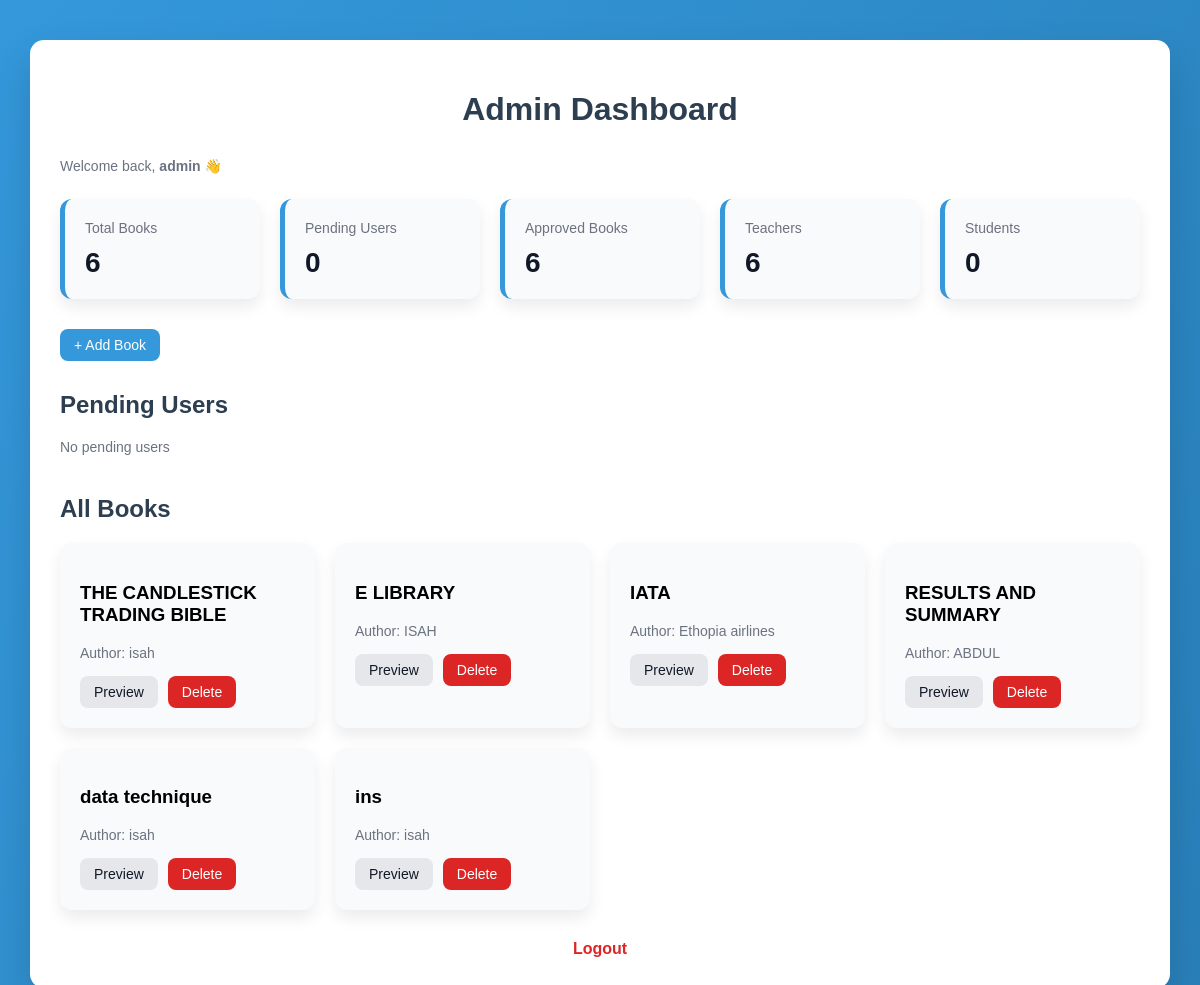
The page /admin (signed in) on the database its author committed.
### app.py (models this page shows)
class Book(db.Model):
    id = db.Column(db.Integer, primary_key=True)
    title = db.Column(db.String(200), nullable=False)
    author = db.Column(db.String(200), nullable=False)
    category = db.Column(db.String(100), nullable=False)
    filename = db.Column(db.String(200), nullable=False)
    approved = db.Column(db.Boolean, default=False)

### app.py (the view)
@app.route("/admin")
def admin_dashboard():
    if session.get("role") != "admin":
        return redirect(url_for("login"))
    users = User.query.filter(User.role != "admin", User.approved == False).all()
    books = Book.query.all()
    return render_template("admin_dashboard.html", users=users, books=books)

### templates/admin_dashboard.html (shortened to what this page needs)
<!DOCTYPE html>
<html lang="en">
<head>
    <link rel="stylesheet" href="{{ url_for('static', filename='css/style.css') }}">
</head>
<body>
<div class="container">
    <h1 class="page-title">Admin Dashboard</h1>
    <p class="muted" style="margin-bottom: 25px;">
        Welcome back, <strong>{{ session.get('username', 'admin') }}</strong> 👋
    </p>
    <div class="stats-grid">
        <div class="stat-card">
            <span>Total Books</span>
            <h2>{{ books|length }}</h2>
        </div>
        <div class="stat-card">
            <span>Pending Users</span>
            <h2>{{ users|length }}</h2>
        </div>
        <div class="stat-card">
            <span>Approved Books</span>
            <h2>{{ books | selectattr('approved') | list | length }}</h2>
        </div>
        <div class="stat-card">
            <span>Teachers</span>
            <h2>{{ books | length }}</h2>
        </div>
        <div class="stat-card">
            <span>Students</span>
            <h2>{{ users | length }}</h2>
        </div>
    </div>
    <div class="section-header" style="margin-top:30px;">
        <a class="btn primary" href="{{ url_for('admin_add_book') }}">+ Add Book</a>
    </div>
    <h2 style="margin-top:30px;">Pending Users</h2>
    {% if users %}
        <div class="grid">
            {% for user in users %}
                <div class="card">
                    <strong>{{ user.username }}</strong>
                    <p class="muted">{{ user.role }}</p>
                    <a class="btn success"
                       href="{{ url_for('approve_user', user_id=user.id) }}">
                        Approve
                    </a>
                </div>
            {% endfor %}
        </div>
    {% else %}
        <p class="muted">No pending users</p>
    {% endif %}
    <h2 style="margin-top:40px;">All Books</h2>
    <div class="grid">
        {% for book in books %}
            <div class="card">
                <h3>{{ book.title }}</h3>
                <p class="muted">Author: {{ book.author }}</p>
                <div class="actions">
                    <a class="btn"
                       href="{{ url_for('download_book', filename=book.filename) }}">
                        Preview
                    </a>
                    <a class="btn danger"
                       href="{{ url_for('delete_book', book_id=book.id) }}">
                        Delete
                    </a>
                </div>
            </div>
        {% endfor %}
    </div>
    <a class="logout" href="{{ url_for('logout') }}">Logout</a>
</div>
</body>
</html>

### static/css/style.css (style rules this page uses)
:root { --primary: #3498db; --primary-dark: #2980b9; --bg-light: #f4f6f9; --text-dark: #2c3e50; }
body { font-family: Arial, sans-serif; background: linear-gradient(120deg, var(--primary), var(--primary-dark)); margin: 0; padding: 0; }
.container { width: 90%; max-width: 1100px; margin: 40px auto; background: #ffffff; padding: 30px; border-radius: 14px; box-shadow: 0 20px 40px rgba(0,0,0,0.15); }
h1.page-title { text-align: center; margin-bottom: 30px; color: var(--text-dark); }
h2 { color: var(--text-dark); }
.section-header { display: flex; justify-content: space-between; align-items: center; margin-bottom: 15px; }
.grid { display: grid; grid-template-columns: repeat(auto-fill, minmax(250px, 1fr)); gap: 20px; }
.card { background: #f9fafb; padding: 20px; border-radius: 12px; box-shadow: 0 8px 16px rgba(0,0,0,0.08); transition: transform 0.2s ease; }
.muted { color: #6b7280; font-size: 14px; }
.btn { display: inline-block; padding: 8px 14px; border-radius: 8px; text-decoration: none; background: #e5e7eb; color: #111827; font-size: 14px; }
.btn.primary { background: var(--primary); color: #fff; }
.btn.danger { background: #dc2626; color: #fff; }
.actions { display: flex; gap: 10px; margin-top: 15px; flex-wrap: wrap; }
.logout { display: block; margin-top: 30px; text-align: center; color: #dc2626; font-weight: bold; text-decoration: none; }
.stats-grid { display: grid; grid-template-columns: repeat(auto-fit, minmax(180px, 1fr)); gap: 20px; margin-bottom: 30px; }
.stat-card { background: #f9fafb; padding: 20px; border-radius: 12px; box-shadow: 0 8px 16px rgba(0,0,0,0.08); border-left: 5px solid var(--primary); }
.stat-card span { font-size: 14px; color: #6b7280; }
.stat-card h2 { margin: 10px 0 0; font-size: 28px; color: #111827; }

### rows shown on the page
Book: title "THE CANDLESTICK TRADING BIBLE", author "isah"
Book: title "E LIBRARY", author "ISAH"
Book: title "IATA", author "Ethopia airlines"
Book: title "RESULTS AND SUMMARY", author "ABDUL"
Book: title "data technique", author "isah"
Book: title "ins", author "isah"

### other values the page prints
{{ session.get('username', 'admin') }} "admin"
{{ books|length }} "6"
{{ users|length }} "0"
{{ books | selectattr('approved') | list | length }} "6"
{{ books | length }} "6"
{{ users | length }} "0"
